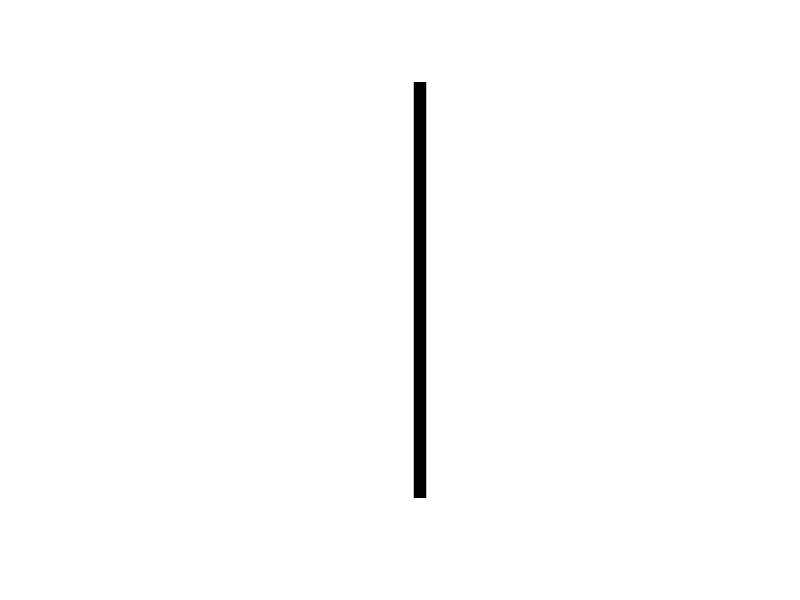
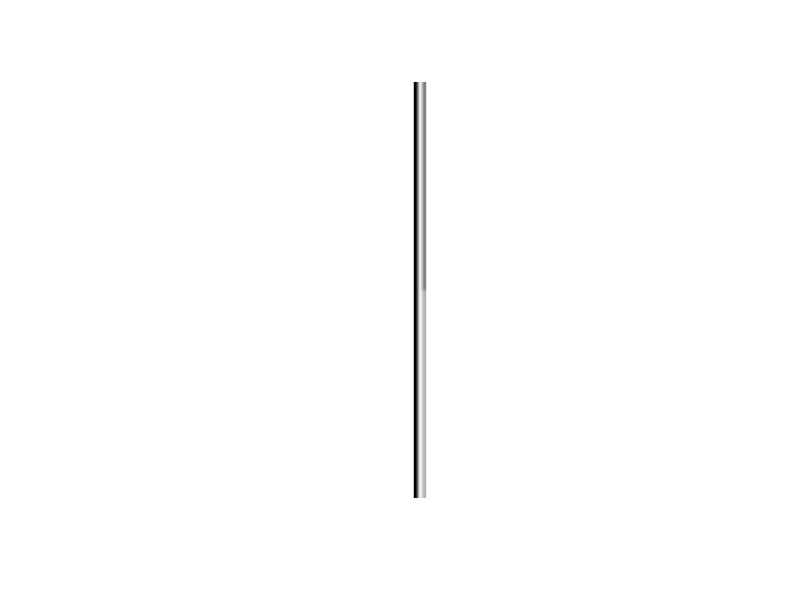
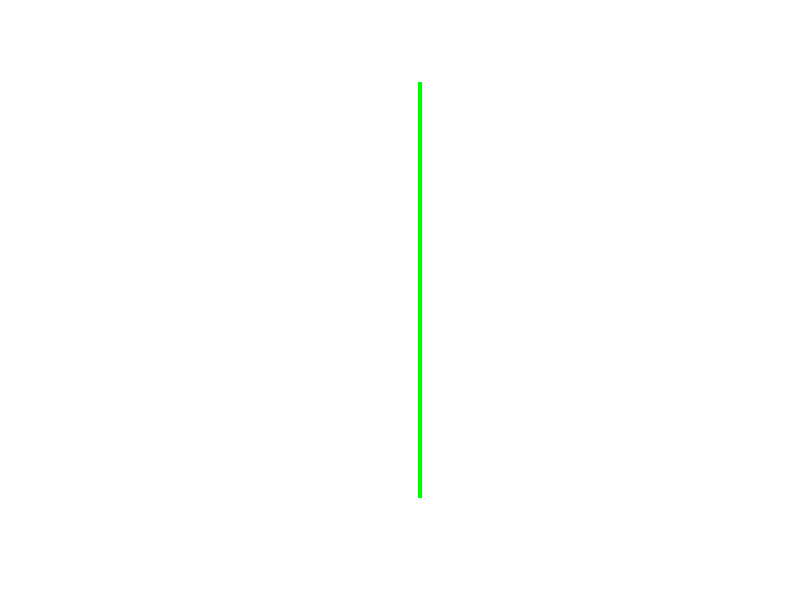
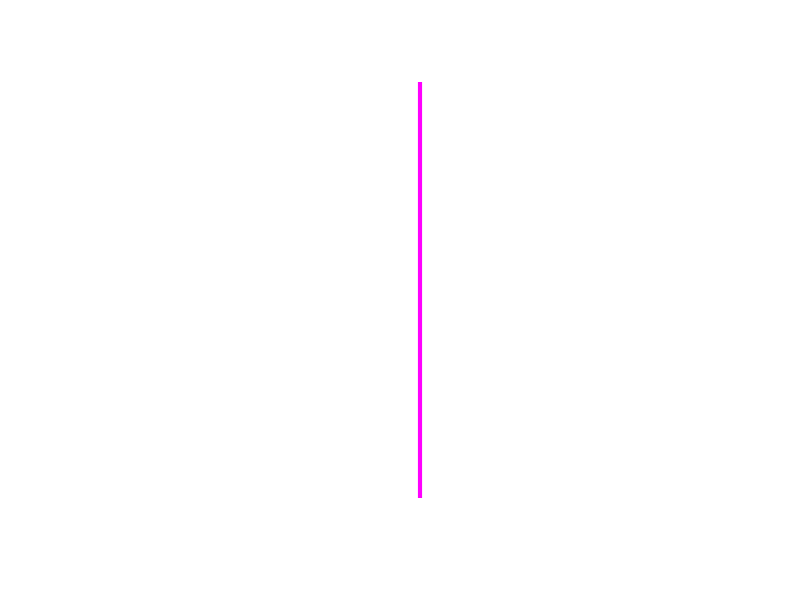

Here is the R script that generated these plots, in order:
install.packages('jpeg')

library(jpeg)

x = c(0,0,0,0,0)
x = rep(x, 20)
y = x
z = x

pizarra = cbind(x, y, z)

pizarra

writeJPEG(pizarra, "pizzarra.jpg")
plot(as.raster(pizarra))

# barras ton grises
x=rep(0,100)

y=rep(1,100)

z=c(rep(0.5,50),rep(0.7,50))

pizarra2=cbind(x,y,z)
plot(as.raster(pizarra2))

#Barrita verde

rojo=rep(0,100) #apagado

verde=rep(1,100) #prendido

azul=rep(0,100) #apagado

imagen=array(c(rojo,verde,azul),dim=c(100,1,3))

plot(as.raster(imagen))

#barra violeta

rojo=rep(1,100) 

verde=rep(0,100)

azul=rep(1,100)

imagen=array(c(rojo,verde,azul),dim=c(100,1,3))

plot(as.raster(imagen))


